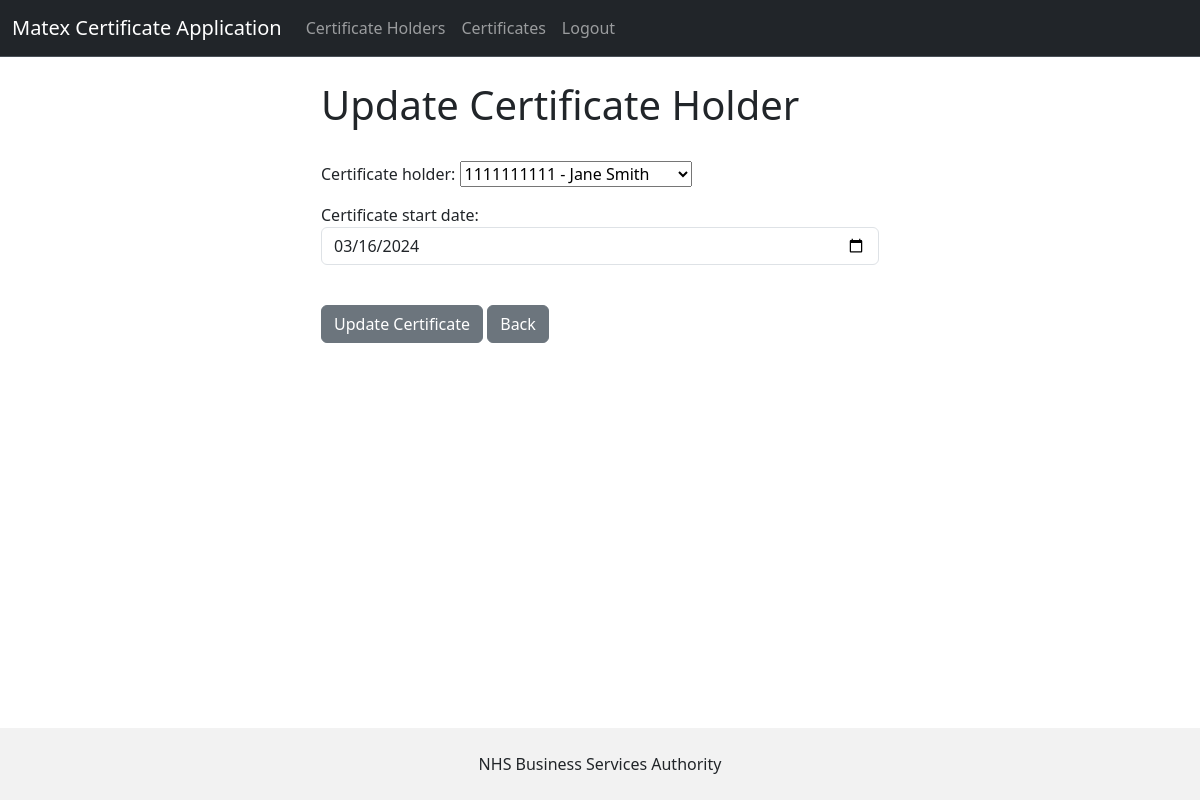
The app's page /update-certificate/1/ (signed in) with its own data.
### matex_app/models.py (models this page shows, shortened)
class CertificateInfo(models.Model):
    certificate_holder = models.ForeignKey(CertificateHolder, on_delete=models.CASCADE)
    certificate_number = models.AutoField(primary_key=True)
    certificate_start_date = models.DateField(null=True)
    certificate_expiration_date = models.DateField()

### matex_app/views.py (the view)
# urls.py: path('update-certificate/<int:pk>/', views.update_certificate, name='update-certificate')
def update_certificate(request, pk):
    if request.user.is_authenticated:
        current_record = CertificateInfo.objects.get(certificate_number=pk)
        form = CertificateInfoForm(request.POST or None, instance=current_record)
        if form.is_valid():
            form.save()
            messages.success(request, 'Certificate updated successfully')
            return redirect('certificates')
        return render(request, 'update-certificate.html', {'form': form})
    else:
        messages.success(request, "Please login to update")
        return redirect('certificates')

### matex_app/forms.py
class CertificateInfoForm(forms.ModelForm):
    certificate_start_date = forms.DateField(widget=forms.DateInput(attrs={'class': 'form-control', 'type': 'date'}))
    class Meta:
        model = CertificateInfo
        fields = '__all__'
        exclude = ['certificate_expiration_date', 'certificate_number']

### matex_app/models.py (called while the page is built)
    def __str__(self):
        return str(self.nhs_number) + " - " + f'{self.first_name} {self.last_name}'

### matex_app/templates/update-certificate.html (shortened to what this page needs)
{% extends 'base.html' %}
{% block content %}
<div class="col-md-6 offset-md-3">
    <h1>Update Certificate Holder</h1>
    <br/>
    <form method="POST">
        {{ form.as_p }}
        <br/>
        <button type="submit" class="btn btn-secondary">Update Certificate</button>
        <a href="{% url 'certificates' %}" class="btn btn-secondary">Back</a>
    </form>
</div>
{% endblock %}

### records on screen
CertificateInfo: certificate_holder "1111111111 - Jane Smith", certificate_start_date "03/16/2024"
